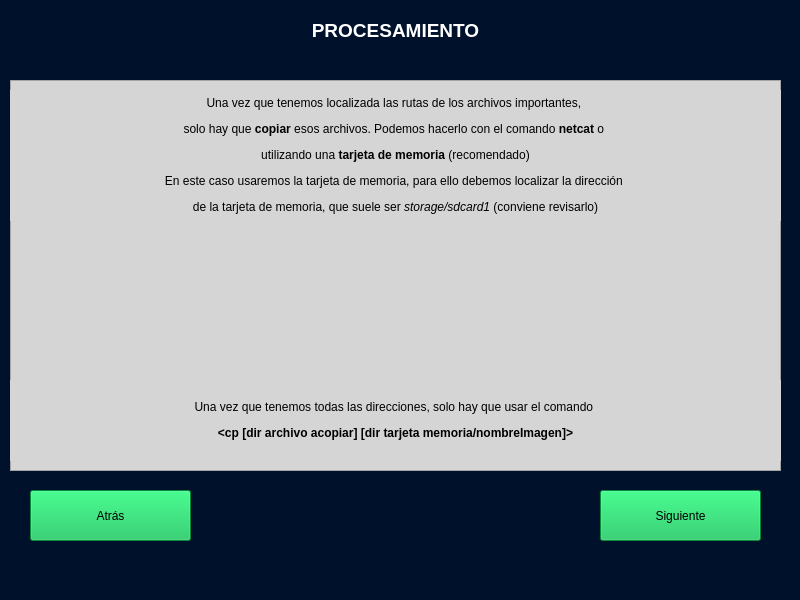
<?xml version="1.0" encoding="UTF-8"?>
<ui version="4.0">
 <class>MainWindow</class>
 <widget class="QMainWindow" name="MainWindow">
  <property name="geometry">
   <rect>
    <x>0</x>
    <y>0</y>
    <width>800</width>
    <height>600</height>
   </rect>
  </property>
  <property name="windowTitle">
   <string>AFA</string>
  </property>
  <property name="styleSheet">
   <string notr="true">background-color: rgb(0, 17, 44);</string>
  </property>
  <widget class="QWidget" name="centralwidget">
   <widget class="QLabel" name="lbl_titulo">
    <property name="geometry">
     <rect>
      <x>260</x>
      <y>0</y>
      <width>271</width>
      <height>61</height>
     </rect>
    </property>
    <property name="text">
     <string>&lt;html&gt;&lt;head/&gt;&lt;body&gt;&lt;p align=&quot;center&quot;&gt;&lt;span style=&quot; font-size:14pt; font-weight:600; color:#ffffff;&quot;&gt;PROCESAMIENTO&lt;/span&gt;&lt;/p&gt;&lt;/body&gt;&lt;/html&gt;</string>
    </property>
   </widget>
   <widget class="QFrame" name="frame">
    <property name="geometry">
     <rect>
      <x>10</x>
      <y>80</y>
      <width>771</width>
      <height>391</height>
     </rect>
    </property>
    <property name="styleSheet">
     <string notr="true">background-color: rgb(213, 213, 213);</string>
    </property>
    <property name="frameShape">
     <enum>QFrame::StyledPanel</enum>
    </property>
    <property name="frameShadow">
     <enum>QFrame::Raised</enum>
    </property>
    <widget class="QLabel" name="label_3">
     <property name="geometry">
      <rect>
       <x>0</x>
       <y>10</y>
       <width>771</width>
       <height>131</height>
      </rect>
     </property>
     <property name="text">
      <string>&lt;html&gt;&lt;head/&gt;&lt;body&gt;&lt;p align=&quot;center&quot;&gt;Una vez que tenemos localizada las rutas de los archivos importantes, &lt;/p&gt;&lt;p align=&quot;center&quot;&gt;solo hay que &lt;span style=&quot; font-weight:600;&quot;&gt;copiar&lt;/span&gt; esos archivos. Podemos hacerlo con el comando &lt;span style=&quot; font-weight:600;&quot;&gt;netcat&lt;/span&gt; o &lt;/p&gt;&lt;p align=&quot;center&quot;&gt;utilizando una &lt;span style=&quot; font-weight:600;&quot;&gt;tarjeta de memoria&lt;/span&gt; (recomendado)&lt;/p&gt;&lt;p align=&quot;center&quot;&gt;En este caso usaremos la tarjeta de memoria, para ello debemos localizar la dirección &lt;/p&gt;&lt;p align=&quot;center&quot;&gt;de la tarjeta de memoria, que suele ser &lt;span style=&quot; font-style:italic;&quot;&gt;storage/sdcard1 &lt;/span&gt;(conviene revisarlo)&lt;/p&gt;&lt;/body&gt;&lt;/html&gt;</string>
     </property>
    </widget>
    <widget class="QLabel" name="label_5">
     <property name="geometry">
      <rect>
       <x>0</x>
       <y>300</y>
       <width>771</width>
       <height>81</height>
      </rect>
     </property>
     <property name="text">
      <string>&lt;html&gt;&lt;head/&gt;&lt;body&gt;&lt;p align=&quot;center&quot;&gt;Una vez que tenemos todas las direcciones, solo hay que usar el comando &lt;/p&gt;&lt;p align=&quot;center&quot;&gt;&lt;span style=&quot; font-weight:600;&quot;&gt;&amp;lt;cp [dir archivo acopiar] [dir tarjeta memoria/nombreImagen]&amp;gt;&lt;/span&gt;&lt;/p&gt;&lt;/body&gt;&lt;/html&gt;</string>
     </property>
    </widget>
    <widget class="QLabel" name="label">
     <property name="geometry">
      <rect>
       <x>120</x>
       <y>160</y>
       <width>521</width>
       <height>131</height>
      </rect>
     </property>
     <property name="text">
      <string/>
     </property>
     <property name="pixmap">
      <pixmap>iconos/cp_Comando_opt.png</pixmap>
     </property>
    </widget>
   </widget>
   <widget class="QPushButton" name="bt_atras">
    <property name="geometry">
     <rect>
      <x>30</x>
      <y>490</y>
      <width>161</width>
      <height>51</height>
     </rect>
    </property>
    <property name="styleSheet">
     <string notr="true">background-color: rgb(10, 191, 83);</string>
    </property>
    <property name="text">
     <string>Atrás</string>
    </property>
   </widget>
   <widget class="QPushButton" name="bt_siguiente">
    <property name="geometry">
     <rect>
      <x>600</x>
      <y>490</y>
      <width>161</width>
      <height>51</height>
     </rect>
    </property>
    <property name="styleSheet">
     <string notr="true">background-color: rgb(10, 191, 83);</string>
    </property>
    <property name="text">
     <string>Siguiente</string>
    </property>
   </widget>
  </widget>
  <widget class="QMenuBar" name="menubar">
   <property name="geometry">
    <rect>
     <x>0</x>
     <y>0</y>
     <width>800</width>
     <height>20</height>
    </rect>
   </property>
   <property name="styleSheet">
    <string notr="true">background-color: rgb(213, 213, 213);</string>
   </property>
  </widget>
 </widget>
 <resources>
  <include location="Comandos.qrc"/>
 </resources>
 <connections/>
</ui>
